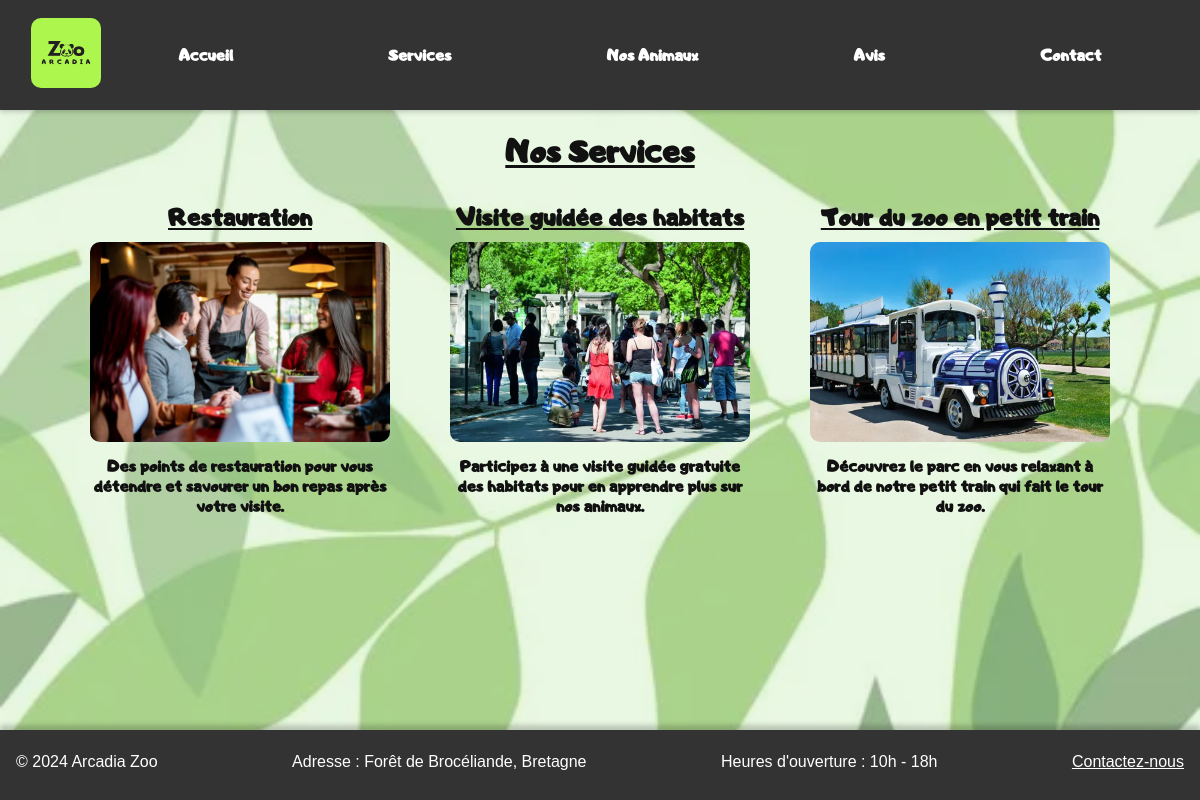
/front/services.php, run on the app's committed database.
### tables this page shows
CREATE TABLE `services` (
  `id` int NOT NULL,
  `name` varchar(255) NOT NULL,
  `description` varchar(255) NOT NULL,
  `picture` varchar(255) NOT NULL,
  `maj_by` int DEFAULT NULL,
  `maj` timestamp NULL DEFAULT CURRENT_TIMESTAMP
);

CREATE TABLE `horaires` (
  `id` int NOT NULL,
  `description` varchar(255) NOT NULL,
  `maj_by` int DEFAULT NULL,
  `maj` timestamp NULL DEFAULT CURRENT_TIMESTAMP
);

### front/services.php (the view, shortened to what this page needs)
<?php
include_once "../back/bdd.php";
?>
<!DOCTYPE html>
<html lang="fr">
<head>
    <link rel="stylesheet" href="../css/style.css">
</head>
<body>
    <header>
        <?php include_once "../php/navbarr.php"; ?>
    </header>
    <main>
        <h1>Nos Services</h1>
        <section class="services">
            <?php
            $sql = "SELECT name, description, picture FROM services";
            $result = $conn->query($sql);
            if ($result->num_rows > 0) {
                while ($row = $result->fetch_assoc()) {
                    $name = htmlspecialchars($row['name']);
                    $description = htmlspecialchars($row['description']);
                    $picture = htmlspecialchars($row['picture']);
                    $imagePath = "../img/services/" . $picture . ".webp";
                    echo "<div class='service'>";
                    echo "<h3>$name</h3>";
                    echo "<img src='$imagePath' alt='$name'>";
                    echo "<p>$description</p>";
                    echo "</div>";
                }
            } else {
                echo "<p>Aucun service disponible pour le moment.</p>";
            }
            ?>
        </section>
    </main>
    <?php include_once "../php/footer.php"; ?>
</body>
</html>

### php/horaires.php (shortened to what this page needs)
<?php
include '../back/bdd.php';
$sql = "SELECT description FROM horaires";
$result = $conn->query($sql);
if ($result->num_rows > 0) {
    $row = $result->fetch_assoc();
    $description = str_replace('#', '<br>', $row['description']);
    echo "<p>" . $description . "</p>";
} else {
    echo "Aucune description trouvée.";
}
?>

### css/style.css (style rules this page uses)
* { margin: 0; padding: 0; box-sizing: border-box; }
body { font-family: 'Andigiana Toybox', sans-serif; display: flex; flex-direction: column; min-height: 100vh; min-width: 375px; width: 100%; max-width: 1920; margin: auto; align-items: center; background-color: #d3f1c7; color: #111; font-size: 16px; font-weight: 600; background-image: url('../img/bg.webp'); background-size: cover; background-position: center; position: relative; }
body::before { content: ''; position: absolute; top: 0; left: 0; width: 100%; height: 100%; background-color: rgba(211, 241, 199, 0.5); z-index: -1; }
main { margin-bottom: 80px; flex: 1; width: 90%; }
header ,footer { padding: 5px; width: 100%; background-color: #333; }
header { padding-top:20px; box-shadow: 0 2px 5px rgba(0, 0, 0, 0.2); }
h1 { text-align: center; text-decoration: underline; font-weight: bold; margin : 20px; }
h3 { text-decoration:underline ; }
.services { display: flex; justify-content: space-around; flex-wrap: wrap; margin-top: 20px; }
.service { text-align: center; max-width: 300px; margin-bottom: 20px; }
.service img { margin-top: 10px; width: 100%; height: 200px; border-radius: 10px; box-shadow: 0 4px 8px rgba(255, 255, 255, 0.1); }
.service h3 { margin-top: 10px; font-size: 1.5em; }
.service p { margin-top: 10px; font-size: 1em; }

### data on the page
services: name "Restauration", picture (picture), description "Des points de restauration pour vous détendre et savourer un bon repas après votre visite."
services: name "Visite guidée des habitats", picture (picture), description "Participez à une visite guidée gratuite des habitats pour en apprendre plus sur nos animaux."
services: name "Tour du zoo en petit train", picture (picture), description "Découvrez le parc en vous relaxant à bord de notre petit train qui fait le tour du zoo."
horaires: description "Heures d'ouverture : 10h - 18h"
